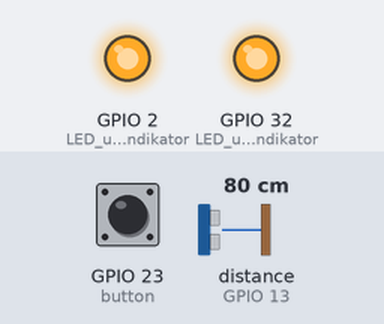
A program run on a simulated ESP32. Parts: output pins drawn as LEDs (lit = HIGH). The test bench sets the inputs (shaded band); at power-on: GPIO 23 (button) HIGH, distance to the obstacle (sensor on GPIO 13) 80 cm. The echo pulse lasts 58.3 µs per cm; WiFi joins after 1.5 s; servers stay silent unless stated; pins used as bus, display or sensor lines are not drawn; what the program prints to the serial monitor is not drawn.

Above: at 2.9 s.
3.0 s: GPIO 23 (button) pulled LOW for 0.15 s
At 4.5 s:
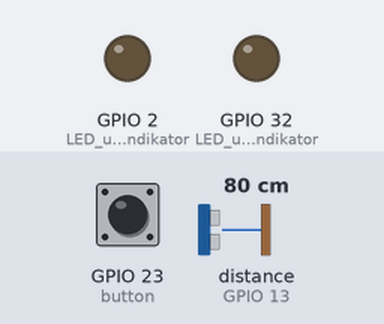
6.1 s: GPIO 23 (button) pulled LOW for 3.2 s
Timing chart, 0 to 15.0 s (numbered marks = the images above; inputs shaded):
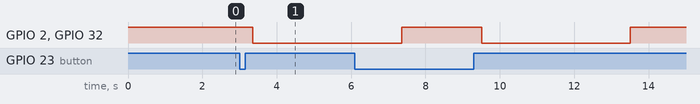

The program:

main.cpp
```cpp
#include <ArduinoJson.h>
#include <EasyButton.h>
#include <HTTPClient.h>
#include <WiFi.h>

EasyButton button(23);

const char* ssid = "realme 10";     // Ganti dengan SSID WiFi kamu
const char* password = "paansih7";  // Ganti dengan password WiFi kamu

const char* getIdUrl = "http://192.168.223.209/get_latest_UID.php";  // Ganti IP sesuai servermu dan letakkan file PHP di folder htdocs xampp
const char* submitUrl = "http://192.168.223.209:3000/api/submit";

const int trigPin = 12;
const int echoPin = 13;

int currentPlayerId = -1;
int measuredDistance = 150;

void fetchLatestUserId() {
    if (WiFi.status() == WL_CONNECTED) {
        HTTPClient http;
        http.begin(getIdUrl);

        int httpCode = http.GET();
        if (httpCode == 200) {
            String payload = http.getString();
            Serial.println("Response: " + payload);

            DynamicJsonDocument doc(256);
            DeserializationError error = deserializeJson(doc, payload);

            if (!error) {
                currentPlayerId = doc["user_id"];
                String username = doc["username"];
                Serial.printf("✅ Dapat ID terbaru: %d (%s)\n", currentPlayerId, username.c_str());
            } else {
                Serial.println("❌ JSON parsing error");
            }
        } else {
            Serial.printf("❌ Gagal GET (%d)\n", httpCode);
        }

        http.end();
    } else {
        Serial.println("WiFi belum tersambung");
    }
}

int measureDistance() {
    long duration;
    float distance;

    digitalWrite(trigPin, LOW);
    delayMicroseconds(2);
    digitalWrite(trigPin, HIGH);
    delayMicroseconds(10);
    digitalWrite(trigPin, LOW);

    duration = pulseIn(echoPin, HIGH);
    distance = duration * 0.032 / 2;  // Menghitung jarak dalam cm
    Serial.printf("Jarak terukur: %.2f cm\n", distance);
    return static_cast<int>(distance);
}

void sendDataToServer(int playerId, int distance) {
    if (WiFi.status() == WL_CONNECTED) {
        HTTPClient http;
        http.begin(submitUrl);
        http.addHeader("Content-Type", "application/json");

        DynamicJsonDocument postData(256);
        postData["playerId"] = playerId;
        postData["distance"] = distance;

        String jsonStr;
        serializeJson(postData, jsonStr);

        int httpResponseCode = http.POST(jsonStr);
        if (httpResponseCode > 0) {
            Serial.printf("Terkirim (%d): %s\n", httpResponseCode, http.getString().c_str());
        } else {
            Serial.printf("Gagal kirim: %d\n", httpResponseCode);
        }

        http.end();
    }
}

void setup() {
    Serial.begin(115200);
    pinMode(trigPin, OUTPUT);
    pinMode(echoPin, INPUT);
    pinMode(LED_BUILTIN, OUTPUT);  // LED untuk indikator
    pinMode(32, OUTPUT);           // LED untuk indikator

    digitalWrite(LED_BUILTIN, HIGH);  // Nyalakan LED awalnya
    digitalWrite(32, HIGH);           // Nyalakan LED awalnya
    WiFi.begin(ssid, password);

    Serial.print("Menyambungkan WiFi");
    while (WiFi.status() != WL_CONNECTED) {
        delay(500);
        Serial.print(".");
    }
    Serial.println("\n✅ WiFi Tersambung");

    fetchLatestUserId();  // Ambil user_id saat awal

    button.begin();
    button.onPressed([]() {
        fetchLatestUserId();                   // Ambil user_id saat awal
        measuredDistance = measureDistance();  // Ukur jarak
        Serial.printf("📏 Jarak terukur: %d cm\n", measuredDistance);

        if (currentPlayerId > 0) {
            sendDataToServer(currentPlayerId, measuredDistance);
        } else {
            Serial.println("❗ user_id belum didapatkan");
        }
        digitalWrite(LED_BUILTIN, LOW);   // Matikan LED sebagai indikator
        digitalWrite(32, LOW);            // Matikan LED sebagai indikator
        delay(4000);                      // Delay untuk menghindari spam
        digitalWrite(LED_BUILTIN, HIGH);  // Nyalakan LED
        digitalWrite(32, HIGH);           // Nyalakan LED
    });
}

void loop() {
    button.read();
}
```

Measured:
- after the input at 3.0 s, GPIO 2 (LED_untuk_indikator), GPIO 32 (LED_untuk_indikator): HIGH → LOW after 0.36 s
